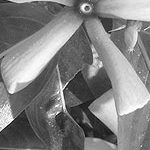
%> input picture TNRD-Codes/SR-TrainingCodes/SR-samples-150-G/test_080.png, 150 x 150 px, given in place of test_001.png, which was not available
$ octave TrainWithFilteringLBFGS_EqualDist.m   (GNU Octave 9; MATLAB toolbox functions it lacks are replaced by stand-ins)
%> lines starting %> are read from the running program, lines starting %| are printed output that depends on the picture; pictures that were not available may be replaced by others from this repository, and a replacement may not be noted
### TNRD-Codes/SR-TrainingCodes/JointTraining-s=3/LoadTrainingImages.m
function [clean, input, noisy] = LoadTrainingImages(R, path, scale)
%> called with R = 400, scale = 3
clean = [];
noisy = [];
input = [];
parfor pic_idx=1:R
    file = strcat(path,sprintf('test_%03d.png', pic_idx));
    img = double(imread(file));
%> img: size 150x150 double; min 4, max 255, mean 128.4; mean of the top-left, top-right, bottom-left and bottom-right quarters 135.3, 142.8, 103.9, 131.7
    f = imresize(img, 1/scale, 'bicubic');
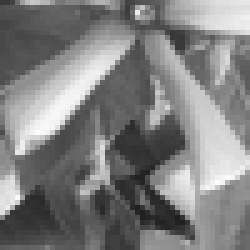
%> f: size 50x50 double (shown 5 times larger); min 31.56, max 253.9, mean 128.4
    sr = imresize(f, scale, 'bicubic');
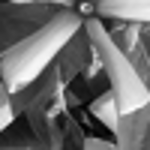
%> sr: size 150x150 double; min 29.04, max 256.1, mean 128.4; drawn with min black and max white

    clean = [clean img(:)];
    noisy = [noisy f(:)];
%> noisy = 2500 values, max 253.9 at index 2187, min 31.56 at index 1845, mean 128.4
    input = [input sr(:)];
end
%> pass 2 of the loop in LoadTrainingImages, `parfor pic_idx=1:R`:
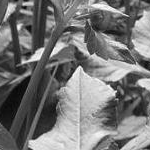
%> input picture TNRD-Codes/SR-TrainingCodes/SR-samples-150-G/test_128.png, 150 x 150 px, given in place of test_002.png, which was not available
%> in LoadTrainingImages, `f = imresize(img, 1/scale, 'bicubic');`:
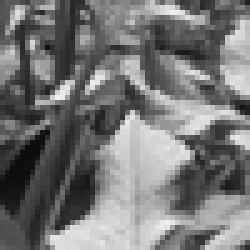
%> f: size 50x50 double (shown 5 times larger); min 11.02, max 239.7, mean 118.1
%> in LoadTrainingImages, `sr = imresize(f, scale, 'bicubic');`:
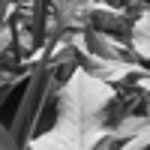
%> sr: size 150x150 double; min 7.65, max 251, mean 118.1
%> noisy = 2500 rows, first 12: [57.12 80.11; 79.58 82.06; 78.85 84.02; 76.12 85.57; 69.39 81.73; 71.59 76.43; 74.88 78.78; 72.64 81.22; 72.36 93.82; 72.24 122.1; 73.43 146.6; 77.53 178.2]
%> the run ends on the next line
% randn('seed', 0);
% noisy = clean + scale*randn(size(clean));
% noisy = double(uint8(noisy));

### TNRD-Codes/SR-TrainingCodes/GreedyTraining/TrainWithFilteringLBFGS_EqualDist.m
clear all; close all;
% clc;
addpath('lbfgs');
filter_size = 7;
m = filter_size^2 - 1;
filter_num = 48;

global F_NOISE G_TRUTH BASIS INPUT PATCH_SIZE KernelPara MFS T SRmtx U0
R = 400;
path = '/home/staff/cheny/FoETraininigSets/FoETrainingSets180/';
scale = 3;
[G_TRUTH, U0, F_NOISE] = LoadTrainingImages(R, path, scale);
